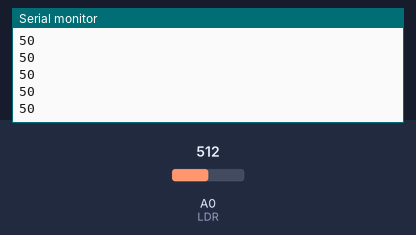
This sketch was run on a simulated Arduino Uno, built with avr-gcc and run on an emulated ATmega328P. Shown: the last lines printed to the serial monitor. The inputs (shaded band) are chosen by the test bench; at power-on: A0 (LDR) = 512.

Above: at 1.2 s.
1.3 s: A0 (LDR) set to 716
At 2.0 s:
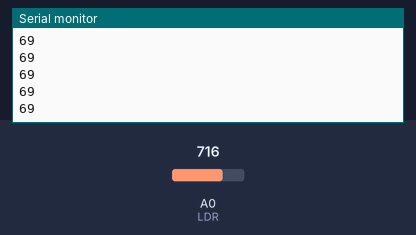
2.8 s: A0 (LDR) set to 900
At 3.8 s:
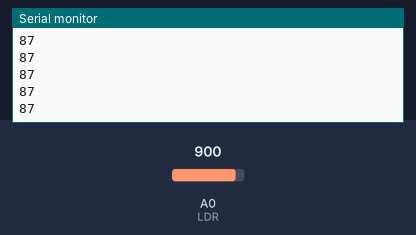
Timing chart, 0 to 5.8 s (numbered marks = the images above; inputs shaded):
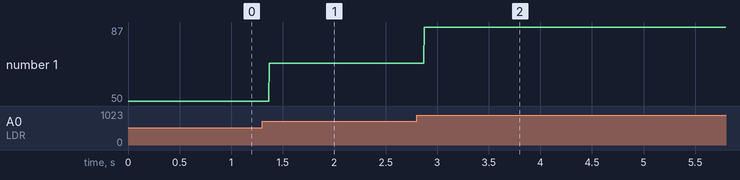

The sketch:

ultra_buzzer.ino
```cpp
//LDR
#define LDR A0

void setup() {
  Serial.begin(9600);
}

void loop() {
  int light = map(analogRead(LDR), 0, 1023, 0, 100);

  //Light output
  Serial.println(light);
}
```

Measured:
- after the input at 1.3 s, the serial monitor: prints a new line after 0.07 s (image 1)
- after the input at 2.8 s, the serial monitor: prints a new line after 0.07 s (image 2)
- plotted number 1: 50 → 69 after the input at 1.3 s, 69 → 87 after the input at 2.8 s
